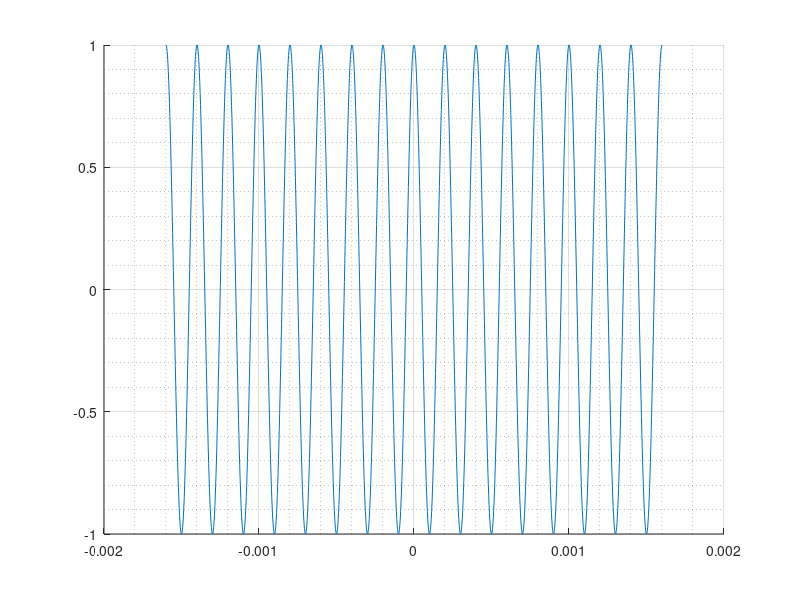
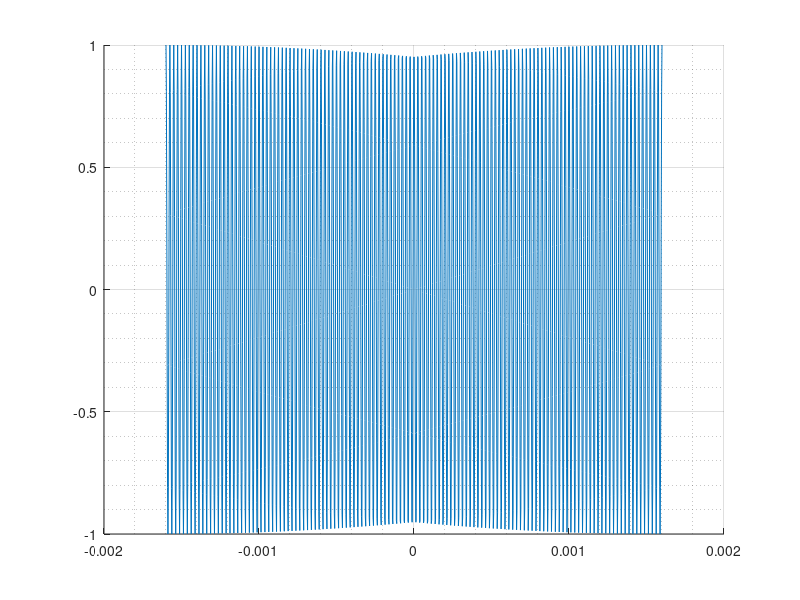
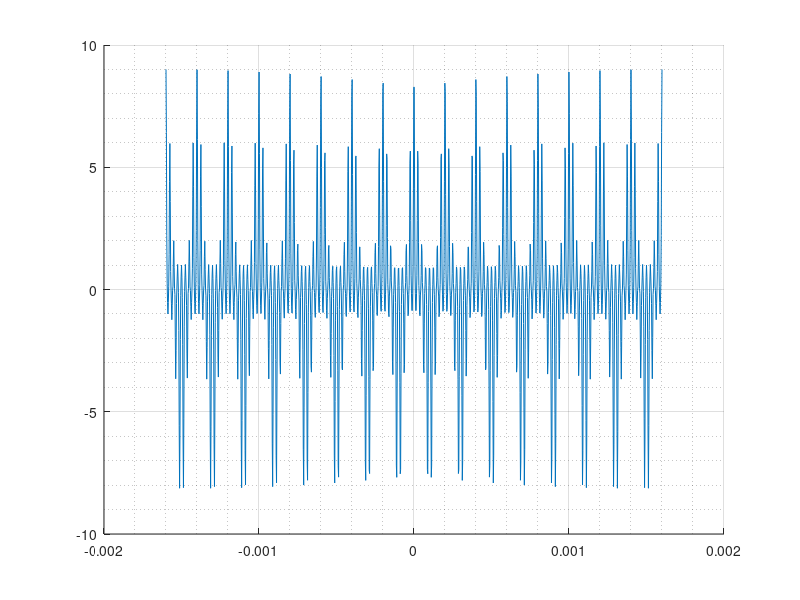
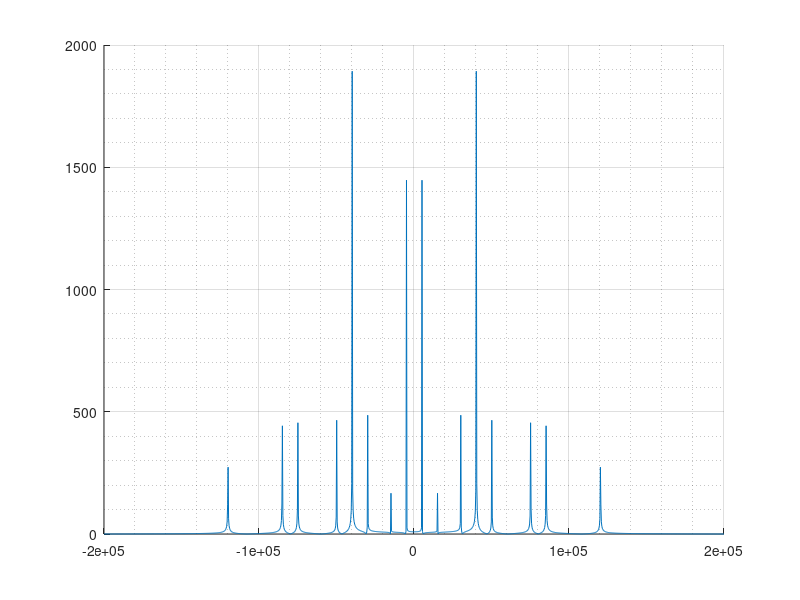

MATLAB code for these plots, in order: (Note: this script raises an error after producing the figures.)
close all;
clear;

f_0 = 5e3;
f_c = 40e3;

F_s = 400e3;
T_s = 1 / F_s;

T = 8 / f_0;

nfft = 2*T / T_s;

t = linspace( -T, T, (2 * T )/T_s );
f = linspace( -F_s/2, F_s/2, nfft );

s = cos( 2*pi* f_0 * t );
c = cos( 2*pi * f_c * t );

z = ( s + c ).^3 + c.^3;

z_jw = fft( z, nfft );

fupper = 90e3;
flower = 70e3;

% for positive part of w spectrum
lowerindex = nfft/2 + floor(F_s/2 - fupper) * (nfft/F_s);
upperindex = nfft/2 + ceil(F_s/2 - flower) * (nfft/F_s);

hbp = zeros( 1, nfft );
hbp( lowerindex : upperindex ) = 1;

lowerindex = -nfft/2 + floor(F_s/2 + flower) * (nfft/F_s);
upperindex = -nfft/2 + ceil(F_s/2 + fupper) * (nfft/F_s);

hbp( lowerindex : upperindex ) = 1;

z_jw_f = z_jw .* hbp;

s_r = real( ifft( z_jw_f, nfft ) );

% recover original signal: dsb-sc:

sdm = s_r .* cos( 2*pi* 2*f_c * t );
% sdm = s_r .* c;




fig1 = figure( 'WindowStyle', 'Docked' );
    hold on; grid on; grid minor;
    plot( t, s );
    
    
fig2 = figure( 'WindowStyle', 'Docked' );
    hold on; grid on; grid minor;
    plot( t, c );
    
fig3 = figure( 'WindowStyle', 'Docked' );
    hold on; grid on; grid minor;
    plot( t, z );
    
    
fig4 = figure( 'WindowStyle', 'Docked' );
    hold on; grid on; grid minor;
    
    plot( f, fftshift( abs(z_jw) ) );
    
fig5 = figure( 'WindowStyle', 'Docked' );
    hold on; grid on; grid minor;
    
    plot( f, ( abs(z_jw) ) );
    
fig6 = figure( 'WindowStyle', 'Docked' );
    hold on; grid on; grid minor;
    
    plot( f, (hbp) );
    
    
fig7 = figure( 'WindowStyle', 'Docked' );
    hold on; grid on; grid minor;
    
    yyaxis left;
    plot( f, fftshift( abs(z_jw) ) );
    
    yyaxis right;
    plot( f, fftshift( hbp ) ); 
    
    
fig8 = figure( 'WindowStyle', 'Docked' );
    hold on; grid on; grid minor;
    
    plot( f, fftshift( abs(z_jw_f) ) );
    
    
    
fig9 = figure( 'WindowStyle', 'Docked' );
    hold on; grid on; grid minor;
    
    plot( t, s_r );
    
    
fig10 = figure( 'WindowStyle', 'Docked' );
    hold on; grid on; grid minor;
    
    plot( t, sdm );
    
